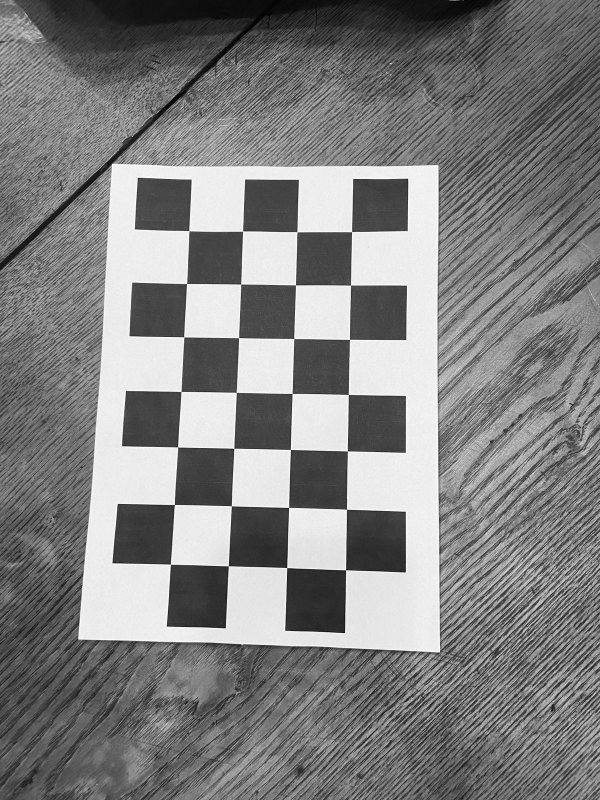
#> input picture summer-project/chessboardcalibration/(10).jpeg, 1200 x 1600 px, given as the content of the folder C:/_Documents/photos8/3/men, which was not available (shown at 1/2 size)
$ python rename_and_resize.py
#> lines starting #> are read from the running program, lines starting #| are printed output that depends on the picture; pictures that were not available may be replaced by others from this repository, and a replacement may not be noted
# import
import os
import PIL
import os.path
from PIL import Image

# camera ID
camID = int(input())
#> the answer given: 3

# path to directory
path = "C:\\_Documents\\photos8\\{}\\men".format(camID)

# target size for the images
res = (960,720)

# target aspect ratio
ratio = 960.0 / 720.0

# for every photo in the directory (sorted alphanumerically), resize it and give it a proper name
for i,file in enumerate(os.listdir(path)):
	# open the image
	f_img = path + "\\" + file
	img = Image.open(f_img)
#> img is the input picture: PIL image 1200x1600 RGB; min 0, max 255, mean 129.3

	# resize the image
	width, height = img.size
#> width = 1200; height = 1600
	img = img.crop((0, 0, height * ratio, height))
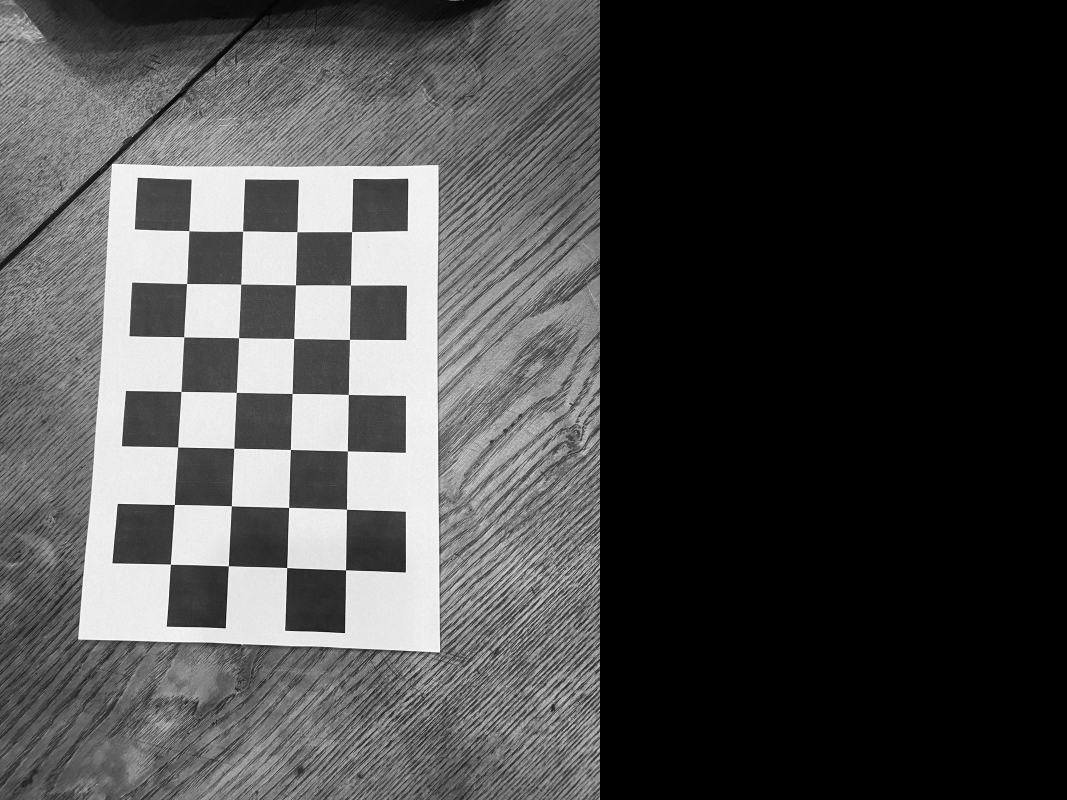
#> img: PIL image 2133x1600 RGB (shown at 1/2 size); min 0, max 255, mean 72.7
	img = img.resize(res)
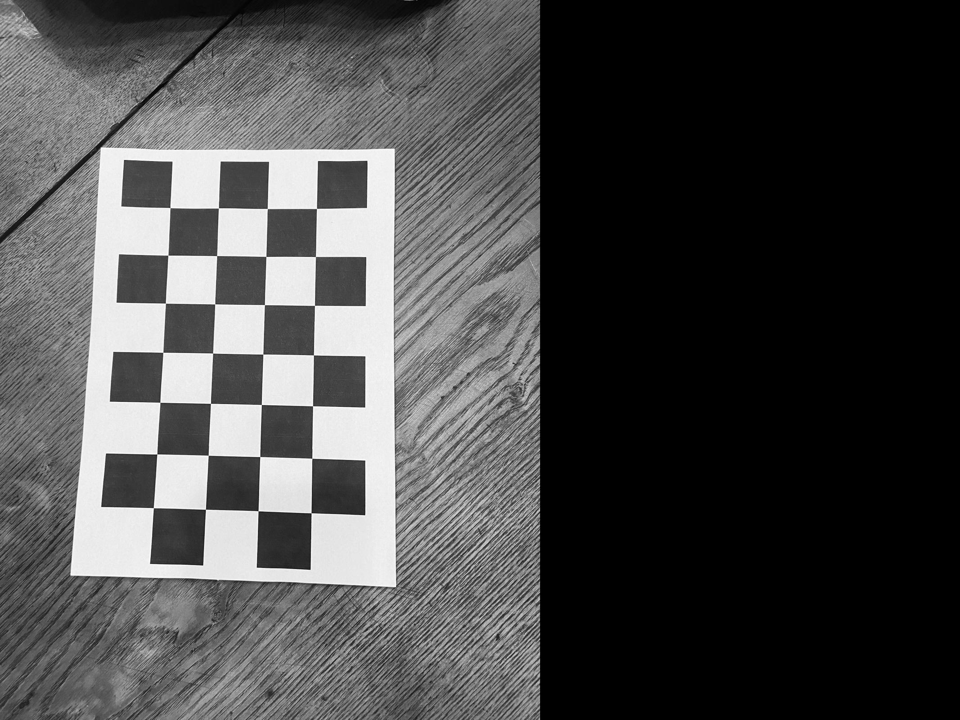
#> img: PIL image 960x720 RGB; min 0, max 255, mean 72.7

	# save the image under a new name
	img.save(path + "\\{}_{}.jpeg".format(camID,i))

$ run again, on summer-project/chessboardcalibration/(12).jpeg
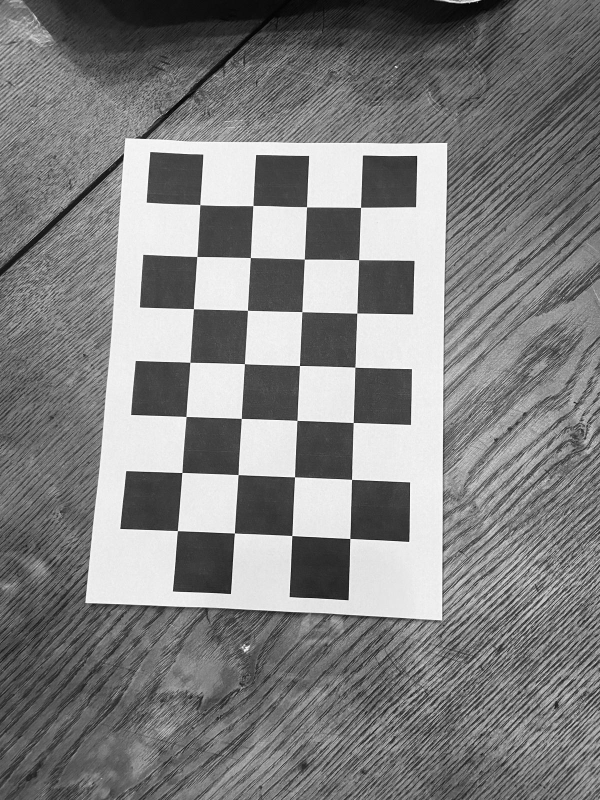
#> input picture summer-project/chessboardcalibration/(12).jpeg, 1200 x 1600 px, given as the content of the folder C:/_Documents/photos8/3/men, which was not available (shown at 1/2 size)
#> img is the input picture: PIL image 1200x1600 RGB; min 0, max 255, mean 128.7
#> `img = img.crop((0, 0, height * ratio, height))`:
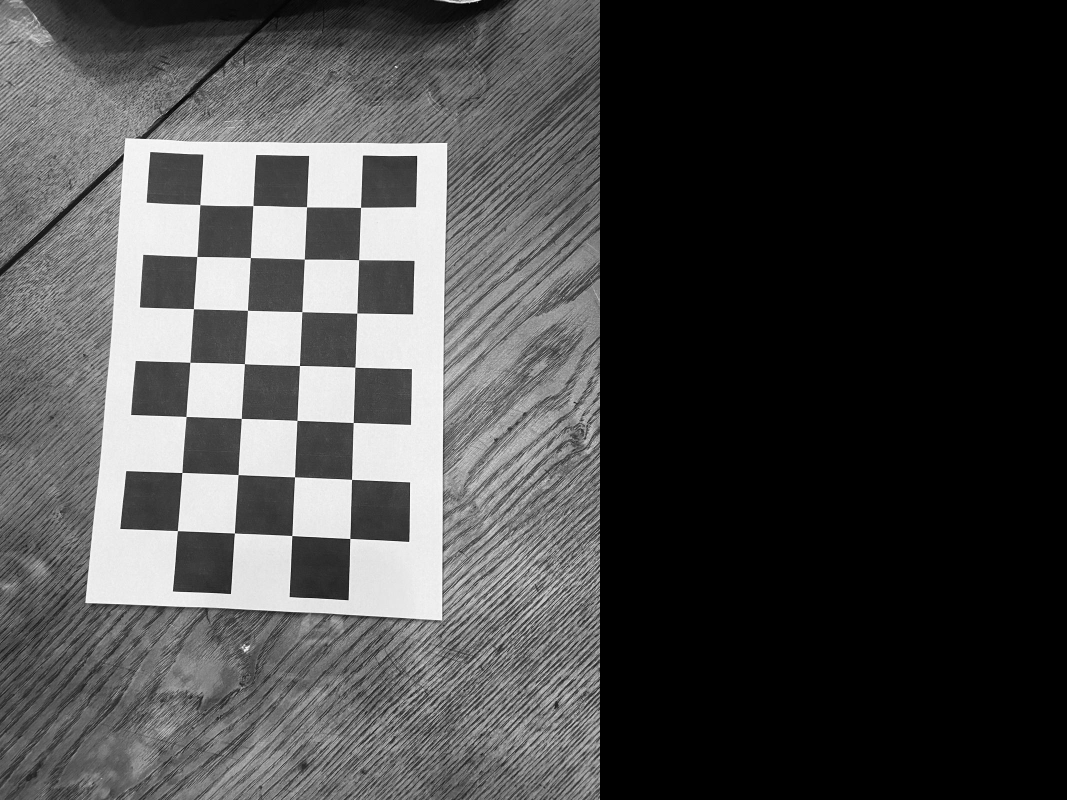
#> img: PIL image 2133x1600 RGB (shown at 1/2 size); min 0, max 255, mean 72.4
#> `img = img.resize(res)`:
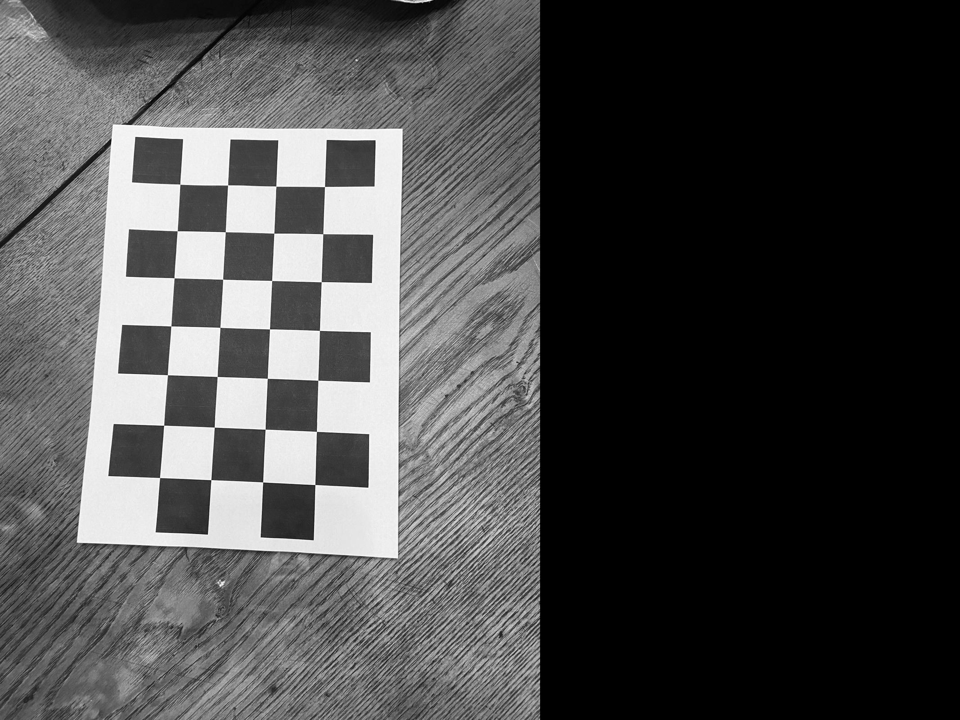
#> img: PIL image 960x720 RGB; min 0, max 255, mean 72.4
